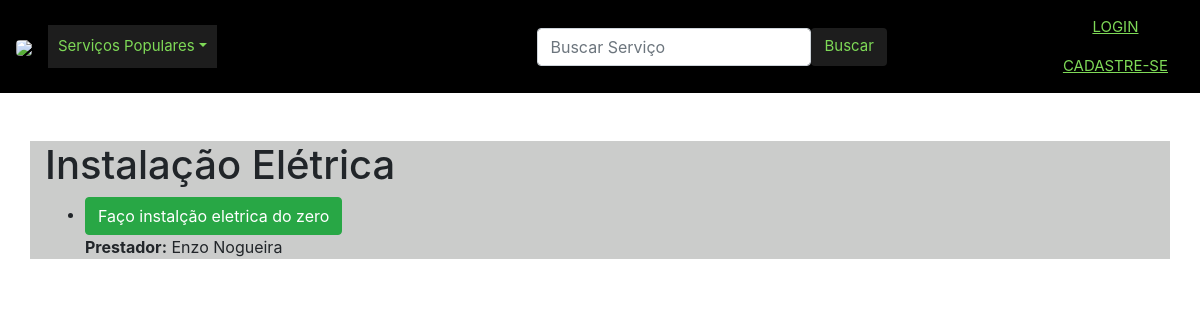
Page /categorias/Eletricista/instalacao-eletrica/ on the committed database.
### site_final/models.py (models this page shows, shortened)
class SubCategoria(models.Model):
    categoria_pai = models.ForeignKey(Categoria, related_name='subcategorias', on_delete=models.CASCADE)
    nome = models.CharField(max_length=100)
    slug = models.SlugField(unique=True, blank=True)

class Servico(models.Model):
    nome = models.CharField(max_length=100)
    descricao = models.TextField()
    autor = models.ForeignKey(User, on_delete=models.CASCADE)
    categoria = models.ForeignKey(Categoria, on_delete=models.CASCADE)
    subcategoria = models.ForeignKey(SubCategoria, on_delete=models.CASCADE)
    preco = models.DecimalField(max_digits=6, decimal_places=2, default=0.0)

### site_final/views.py (the view)
# urls.py: path('categorias/<slug:categoria_slug>/<slug:subcategoria_slug>/', SubCategoriaDetailView.as_view(), name='subcategoria_detail'),
class SubCategoriaDetailView(DetailView):
    model = SubCategoria
    template_name = 'subcategoria_detail.html'
    slug_field = 'slug'
    slug_url_kwarg = 'subcategoria_slug'
    def get_context_data(self, **kwargs):
        context = super(SubCategoriaDetailView,self).get_context_data(**kwargs)
        categoria_slug = self.kwargs.get('categoria_slug')
        subcategoria_slug = self.kwargs.get('subcategoria_slug')
        categoria = get_object_or_404(Categoria, slug=categoria_slug)
        subcategoria = get_object_or_404(SubCategoria, slug=subcategoria_slug, categoria_pai=categoria)
        servicos = Servico.objects.filter(subcategoria=subcategoria)
        context['subcategoria'] = subcategoria
        context['servicos'] = servicos
        return context

### site_final/context_processors.py (called while the page is built)
def categorias(request):
    cat=Categoria.objects.all()
    choices_dynamic = []
    for choice in cat:
        choices_dynamic.append(choice)
    return {'list_types': choices_dynamic}

### site_final/models.py (called while the page is built)
    def __str__(self):
        return self.nome

### site_final/templates/subcategoria_detail.html (shortened to what this page needs)
<!DOCTYPE html>
<html lang="en">
<head>
</head>
<body>
    {% extends 'base.html' %}
    {% block content %}
        <h1>{{ subcategoria.nome }}</h1>
        <ul>
            {% for servico in servicos %}
                <li>
                    <a class="btn btn-success" href="{% url 'servico-detail' pk=servico.pk %}">{{ servico.nome }}</a><br>
                    <strong>Prestador:</strong> {{ servico.autor.first_name }} {{ servico.autor.last_name }}<br>
                </li>
            {% empty %}
                <li>Nenhum serviço encontrado nesta subcategoria.</li>
            {% endfor %}
        </ul>
    {% endblock %}

### rows in the picture
SubCategoria: nome "Instalação Elétrica"
Servico: nome "Faço instalção eletrica do zero", autor.first_name "Enzo", autor.last_name "Nogueira"
